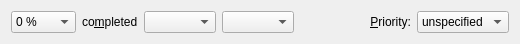
<?xml version="1.0" encoding="UTF-8"?>
<ui version="4.0">
 <class>TodoProgressEditor</class>
 <widget class="QWidget" name="TodoProgressEditor">
  <property name="geometry">
   <rect>
    <x>0</x>
    <y>0</y>
    <width>520</width>
    <height>33</height>
   </rect>
  </property>
  <property name="windowTitle">
   <string>Form</string>
  </property>
  <layout class="QHBoxLayout" name="horizontalLayout">
   <item>
    <widget class="QComboBox" name="mCompletedCombo">
     <property name="sizePolicy">
      <sizepolicy hsizetype="Fixed" vsizetype="Fixed">
       <horstretch>0</horstretch>
       <verstretch>0</verstretch>
      </sizepolicy>
     </property>
     <property name="toolTip">
      <string/>
     </property>
     <property name="whatsThis">
      <string extracomment="@info:whatsthis">Sets the current completion status of this to-do as a percentage.</string>
     </property>
     <item>
      <property name="text">
       <string extracomment="@item:inlistbox Percent complete">0 %</string>
      </property>
     </item>
     <item>
      <property name="text">
       <string extracomment="@item:inlistbox Percent complete">10 %</string>
      </property>
     </item>
     <item>
      <property name="text">
       <string extracomment="@item:inlistbox Percent complete">20 %</string>
      </property>
     </item>
     <item>
      <property name="text">
       <string extracomment="@item:inlistbox Percent complete">30 %</string>
      </property>
     </item>
     <item>
      <property name="text">
       <string extracomment="@item:inlistbox Percent complete">40 %</string>
      </property>
     </item>
     <item>
      <property name="text">
       <string extracomment="@item:inlistbox Percent complete">50 %</string>
      </property>
     </item>
     <item>
      <property name="text">
       <string extracomment="@item:inlistbox Percent complete">60 %</string>
      </property>
     </item>
     <item>
      <property name="text">
       <string extracomment="@item:inlistbox Percent complete">70 %</string>
      </property>
     </item>
     <item>
      <property name="text">
       <string extracomment="@item:inlistbox Percent complete">80 %</string>
      </property>
     </item>
     <item>
      <property name="text">
       <string extracomment="@item:inlistbox Percent complete">90 %</string>
      </property>
     </item>
     <item>
      <property name="text">
       <string extracomment="@item:inlistbox Percent complete">100 %</string>
      </property>
     </item>
    </widget>
   </item>
   <item>
    <widget class="QLabel" name="mCompletedLabel">
     <property name="sizePolicy">
      <sizepolicy hsizetype="Fixed" vsizetype="Preferred">
       <horstretch>0</horstretch>
       <verstretch>0</verstretch>
      </sizepolicy>
     </property>
     <property name="text">
      <string extracomment="percent completed">co&amp;mpleted</string>
     </property>
     <property name="buddy">
      <cstring>mCompletedCombo</cstring>
     </property>
    </widget>
   </item>
   <item>
    <widget class="KPIM::KDateEdit" name="mCompletionDateEdit"/>
   </item>
   <item>
    <widget class="KPIM::KTimeEdit" name="mCompletionTimeEdit"/>
   </item>
   <item>
    <spacer name="horizontalSpacer">
     <property name="orientation">
      <enum>Qt::Horizontal</enum>
     </property>
     <property name="sizeType">
      <enum>QSizePolicy::Minimum</enum>
     </property>
     <property name="sizeHint" stdset="0">
      <size>
       <width>40</width>
       <height>20</height>
      </size>
     </property>
    </spacer>
   </item>
   <item>
    <widget class="QLabel" name="label_12">
     <property name="whatsThis">
      <string extracomment="@label">Sets the priority of this to-do on a scale from one to nine, with one being the highest priority, five being a medium priority, and nine being the lowest. In programs that have a different scale, the numbers will be adjusted to match the appropriate scale.</string>
     </property>
     <property name="text">
      <string>&amp;Priority:</string>
     </property>
     <property name="alignment">
      <set>Qt::AlignRight|Qt::AlignTrailing|Qt::AlignVCenter</set>
     </property>
     <property name="buddy">
      <cstring>mPriorityCombo</cstring>
     </property>
    </widget>
   </item>
   <item>
    <widget class="QComboBox" name="mPriorityCombo">
     <property name="sizePolicy">
      <sizepolicy hsizetype="Fixed" vsizetype="Fixed">
       <horstretch>0</horstretch>
       <verstretch>0</verstretch>
      </sizepolicy>
     </property>
     <property name="whatsThis">
      <string extracomment="@info:whatsthis">Sets the priority of this to-do on a scale from one to nine, with one being the highest priority, five being a medium priority, and nine being the lowest. In programs that have a different scale, the numbers will be adjusted to match the appropriate scale.</string>
     </property>
     <property name="sizeAdjustPolicy">
      <enum>QComboBox::AdjustToContents</enum>
     </property>
     <item>
      <property name="text">
       <string extracomment="unspecified priority">unspecified</string>
      </property>
     </item>
     <item>
      <property name="text">
       <string extracomment="highest priority">1 (highest)</string>
      </property>
     </item>
     <item>
      <property name="text">
       <string>2</string>
      </property>
     </item>
     <item>
      <property name="text">
       <string>3</string>
      </property>
     </item>
     <item>
      <property name="text">
       <string>4</string>
      </property>
     </item>
     <item>
      <property name="text">
       <string extracomment="medium priority">5 (medium)</string>
      </property>
     </item>
     <item>
      <property name="text">
       <string>6</string>
      </property>
     </item>
     <item>
      <property name="text">
       <string>7</string>
      </property>
     </item>
     <item>
      <property name="text">
       <string>8</string>
      </property>
     </item>
     <item>
      <property name="text">
       <string extracomment="lowest priority">9 (lowest)</string>
      </property>
     </item>
    </widget>
   </item>
  </layout>
 </widget>
 <customwidgets>
  <customwidget>
   <class>KPIM::KTimeEdit</class>
   <extends>QComboBox</extends>
   <header>libkdepim/ktimeedit.h</header>
  </customwidget>
  <customwidget>
   <class>KPIM::KDateEdit</class>
   <extends>QComboBox</extends>
   <header>libkdepim/kdateedit.h</header>
  </customwidget>
 </customwidgets>
 <resources/>
 <connections/>
</ui>
